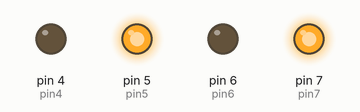
A sketch run on a simulated Arduino Uno, built with avr-gcc and run on an emulated ATmega328P. Parts: output pins drawn as LEDs (lit = HIGH).

Above: at 5.39 s.
At 6.37 s:
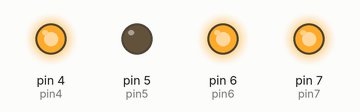
At 7.4 s:
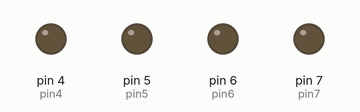
At 9.31 s:
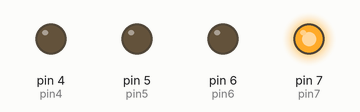
At 11.1 s:
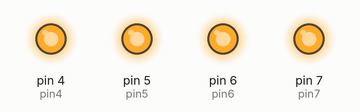
At 13.37 s:
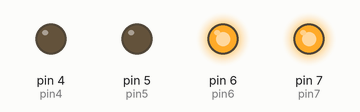
Timing chart, 0 to 14.0 s (numbered marks = the images above):
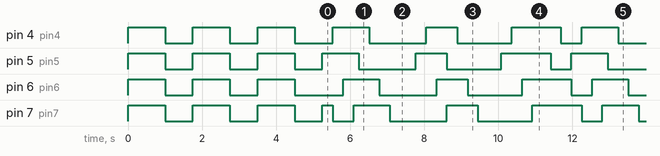

The sketch:

sketch_jan25a.ino
```cpp
/*
 * Video Link:
 * https://youtu.be/RO887gRb5-A/
 */

// pin def
int pin4 = 4;
int pin5 = 5;
int pin6 = 6;
int pin7 = 7;

void setup() {
  // put your setup code here, to run once:
  pinMode(pin4, OUTPUT);
  pinMode(pin5, OUTPUT);
  pinMode(pin6, OUTPUT);
  pinMode(pin7, OUTPUT);
  for (int i = 0; i < 3; i++) {
    function15();
    delay(1000);
    function0();
    delay(750);
  }
}

void loop() {
  // put your main code here, to run repeatedly:
  function5();
  delay(280);
  function12();
  delay(280);
  function14();
  delay(280);
  function15();
  delay(140);
  function11();
  delay(280);
  function3();
  delay(280);
  function1();
  delay(280);
  function0();
  delay(700);
  function4();
  delay(280);
  function12();
  delay(280);
  function14();
  delay(280);
  function11();
  delay(280);
  function3();
  delay(280);
  function1();
  delay(280);
  function0();
  delay(630);
  function4();
  delay(280);
  function12();
  delay(280);
  function14();
  delay(280);
  function15();
  delay(490);
  function11();
  delay(280);
  function3();
  delay(280);
}

void function0() {
  digitalWrite(pin4, 0);
  digitalWrite(pin5, 0);
  digitalWrite(pin6, 0);
  digitalWrite(pin7, 0);
}

void function1() {
  digitalWrite(pin4, 0);
  digitalWrite(pin5, 0);
  digitalWrite(pin6, 0);
  digitalWrite(pin7, 1);
}

void function3() {
  digitalWrite(pin4, 0);
  digitalWrite(pin5, 0);
  digitalWrite(pin6, 1);
  digitalWrite(pin7, 1);
}

void function4() {
  digitalWrite(pin4, 0);
  digitalWrite(pin5, 1);
  digitalWrite(pin6, 0);
  digitalWrite(pin7, 0);
}

void function5() {
  digitalWrite(pin4, 0);
  digitalWrite(pin5, 1);
  digitalWrite(pin6, 0);
  digitalWrite(pin7, 1);
}

void function11() {
  digitalWrite(pin4, 1);
  digitalWrite(pin5, 0);
  digitalWrite(pin6, 1);
  digitalWrite(pin7, 1);
}

void function12() {
  digitalWrite(pin4, 1);
  digitalWrite(pin5, 1);
  digitalWrite(pin6, 0);
  digitalWrite(pin7, 0);
}

void function14() {
  digitalWrite(pin4, 1);
  digitalWrite(pin5, 1);
  digitalWrite(pin6, 1);
  digitalWrite(pin7, 0);
}

void function15() {
  digitalWrite(pin4, 1);
  digitalWrite(pin5, 1);
  digitalWrite(pin6, 1);
  digitalWrite(pin7, 1);
}
```

Measured:
- by itself, pin 4 (pin4): HIGH → LOW at 1.0 s, → HIGH 0.75 s later, → LOW 1.0 s later, → HIGH 0.75 s later, … (36 changes in this stretch)
- by itself, pin 5 (pin5): repeats every 6.7 s: LOW 1.5 s, HIGH 0.84 s, LOW 1.5 s, HIGH 1.3 s, LOW 0.56 s, HIGH 0.98 s
- by itself, pin 6 (pin6): HIGH → LOW at 1.0 s, → HIGH 0.75 s later, → LOW 1.0 s later, → HIGH 0.75 s later, … (36 changes in this stretch)
- by itself, pin 7 (pin7): HIGH → LOW at 1.0 s, → HIGH 0.75 s later, → LOW 1.0 s later, → HIGH 0.75 s later, … (38 changes in this stretch)
